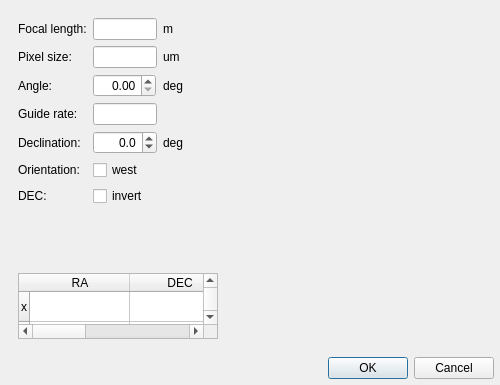
<?xml version="1.0" encoding="UTF-8"?>
<ui version="4.0">
 <class>snowgui::calibrationcalculatordialog</class>
 <widget class="QDialog" name="snowgui::calibrationcalculatordialog">
  <property name="geometry">
   <rect>
    <x>0</x>
    <y>0</y>
    <width>500</width>
    <height>385</height>
   </rect>
  </property>
  <property name="windowTitle">
   <string>Calibration Calculator</string>
  </property>
  <layout class="QGridLayout" name="gridLayout">
   <property name="leftMargin">
    <number>6</number>
   </property>
   <property name="topMargin">
    <number>6</number>
   </property>
   <property name="rightMargin">
    <number>6</number>
   </property>
   <property name="bottomMargin">
    <number>6</number>
   </property>
   <item row="1" column="0">
    <widget class="QDialogButtonBox" name="buttonBox">
     <property name="orientation">
      <enum>Qt::Horizontal</enum>
     </property>
     <property name="standardButtons">
      <set>QDialogButtonBox::Cancel|QDialogButtonBox::Ok</set>
     </property>
    </widget>
   </item>
   <item row="0" column="0">
    <widget class="QWidget" name="widget" native="true">
     <layout class="QGridLayout" name="gridLayout_2">
      <property name="leftMargin">
       <number>6</number>
      </property>
      <property name="topMargin">
       <number>6</number>
      </property>
      <property name="rightMargin">
       <number>6</number>
      </property>
      <property name="bottomMargin">
       <number>6</number>
      </property>
      <item row="0" column="3" rowspan="8">
       <widget class="QWidget" name="parametersWidget" native="true">
        <property name="minimumSize">
         <size>
          <width>0</width>
          <height>230</height>
         </size>
        </property>
        <property name="maximumSize">
         <size>
          <width>212</width>
          <height>16777215</height>
         </size>
        </property>
        <layout class="QGridLayout" name="gridLayout_3">
         <property name="leftMargin">
          <number>6</number>
         </property>
         <property name="topMargin">
          <number>6</number>
         </property>
         <property name="rightMargin">
          <number>6</number>
         </property>
         <property name="bottomMargin">
          <number>6</number>
         </property>
         <item row="1" column="0">
          <widget class="QLabel" name="pixelsizeLabel">
           <property name="text">
            <string>Pixel size:</string>
           </property>
          </widget>
         </item>
         <item row="5" column="0">
          <widget class="QLabel" name="invertRALabel">
           <property name="text">
            <string>Orientation:</string>
           </property>
          </widget>
         </item>
         <item row="0" column="2">
          <widget class="QLabel" name="folcallengthUnit">
           <property name="text">
            <string>m</string>
           </property>
          </widget>
         </item>
         <item row="0" column="0">
          <widget class="QLabel" name="focallengthLabel">
           <property name="text">
            <string>Focal length:</string>
           </property>
          </widget>
         </item>
         <item row="1" column="2">
          <widget class="QLabel" name="pixelsizeUnit">
           <property name="text">
            <string>um</string>
           </property>
          </widget>
         </item>
         <item row="2" column="2">
          <widget class="QLabel" name="angleUnit">
           <property name="text">
            <string>deg</string>
           </property>
          </widget>
         </item>
         <item row="4" column="2">
          <widget class="QLabel" name="declinationUnit">
           <property name="text">
            <string>deg</string>
           </property>
          </widget>
         </item>
         <item row="6" column="1">
          <widget class="QCheckBox" name="decinvertCheckBox">
           <property name="text">
            <string>invert</string>
           </property>
          </widget>
         </item>
         <item row="4" column="1">
          <widget class="QDoubleSpinBox" name="declinationSpinBox">
           <property name="maximumSize">
            <size>
             <width>64</width>
             <height>16777215</height>
            </size>
           </property>
           <property name="alignment">
            <set>Qt::AlignRight|Qt::AlignTrailing|Qt::AlignVCenter</set>
           </property>
           <property name="decimals">
            <number>1</number>
           </property>
           <property name="minimum">
            <double>-90.000000000000000</double>
           </property>
           <property name="maximum">
            <double>90.000000000000000</double>
           </property>
          </widget>
         </item>
         <item row="3" column="1">
          <widget class="QLineEdit" name="guiderateField">
           <property name="maximumSize">
            <size>
             <width>64</width>
             <height>16777215</height>
            </size>
           </property>
           <property name="alignment">
            <set>Qt::AlignRight|Qt::AlignTrailing|Qt::AlignVCenter</set>
           </property>
           <property name="readOnly">
            <bool>true</bool>
           </property>
          </widget>
         </item>
         <item row="3" column="0">
          <widget class="QLabel" name="guiderateLabel">
           <property name="text">
            <string>Guide rate:</string>
           </property>
          </widget>
         </item>
         <item row="4" column="0">
          <widget class="QLabel" name="declinationLabel">
           <property name="text">
            <string>Declination:</string>
           </property>
          </widget>
         </item>
         <item row="2" column="1">
          <widget class="QDoubleSpinBox" name="angleSpinBox">
           <property name="maximumSize">
            <size>
             <width>63</width>
             <height>16777215</height>
            </size>
           </property>
           <property name="baseSize">
            <size>
             <width>64</width>
             <height>0</height>
            </size>
           </property>
           <property name="alignment">
            <set>Qt::AlignRight|Qt::AlignTrailing|Qt::AlignVCenter</set>
           </property>
          </widget>
         </item>
         <item row="7" column="0" colspan="3">
          <spacer name="verticalSpacer">
           <property name="orientation">
            <enum>Qt::Vertical</enum>
           </property>
           <property name="sizeHint" stdset="0">
            <size>
             <width>20</width>
             <height>40</height>
            </size>
           </property>
          </spacer>
         </item>
         <item row="6" column="0">
          <widget class="QLabel" name="invertDECLabel">
           <property name="text">
            <string>DEC:</string>
           </property>
          </widget>
         </item>
         <item row="1" column="1">
          <widget class="QLineEdit" name="pixelsizeField">
           <property name="maximumSize">
            <size>
             <width>64</width>
             <height>16777215</height>
            </size>
           </property>
           <property name="alignment">
            <set>Qt::AlignRight|Qt::AlignTrailing|Qt::AlignVCenter</set>
           </property>
           <property name="readOnly">
            <bool>true</bool>
           </property>
          </widget>
         </item>
         <item row="2" column="0">
          <widget class="QLabel" name="angleLabel">
           <property name="text">
            <string>Angle:</string>
           </property>
          </widget>
         </item>
         <item row="5" column="1">
          <widget class="QCheckBox" name="westCheckBox">
           <property name="text">
            <string>west</string>
           </property>
          </widget>
         </item>
         <item row="0" column="1">
          <widget class="QLineEdit" name="focallengthField">
           <property name="maximumSize">
            <size>
             <width>64</width>
             <height>16777215</height>
            </size>
           </property>
           <property name="acceptDrops">
            <bool>false</bool>
           </property>
           <property name="alignment">
            <set>Qt::AlignRight|Qt::AlignTrailing|Qt::AlignVCenter</set>
           </property>
           <property name="readOnly">
            <bool>true</bool>
           </property>
          </widget>
         </item>
         <item row="8" column="0" colspan="3">
          <widget class="QTableWidget" name="coefficienttableWidget">
           <property name="minimumSize">
            <size>
             <width>200</width>
             <height>30</height>
            </size>
           </property>
           <property name="maximumSize">
            <size>
             <width>200</width>
             <height>66</height>
            </size>
           </property>
           <row>
            <property name="text">
             <string>x</string>
            </property>
           </row>
           <row>
            <property name="text">
             <string>y</string>
            </property>
           </row>
           <column>
            <property name="text">
             <string>RA</string>
            </property>
           </column>
           <column>
            <property name="text">
             <string>DEC</string>
            </property>
           </column>
           <column>
            <property name="text">
             <string>t</string>
            </property>
           </column>
          </widget>
         </item>
        </layout>
       </widget>
      </item>
      <item row="0" column="4" rowspan="8">
       <widget class="snowgui::CalibrationDisplayWidget" name="calibrationDisplayWidget" native="true">
        <property name="minimumSize">
         <size>
          <width>250</width>
          <height>250</height>
         </size>
        </property>
        <property name="maximumSize">
         <size>
          <width>16777215</width>
          <height>16777215</height>
         </size>
        </property>
       </widget>
      </item>
     </layout>
    </widget>
   </item>
  </layout>
 </widget>
 <customwidgets>
  <customwidget>
   <class>snowgui::CalibrationDisplayWidget</class>
   <extends>QWidget</extends>
   <header>CalibrationDisplayWidget.h</header>
   <container>1</container>
  </customwidget>
 </customwidgets>
 <resources/>
 <connections/>
</ui>
